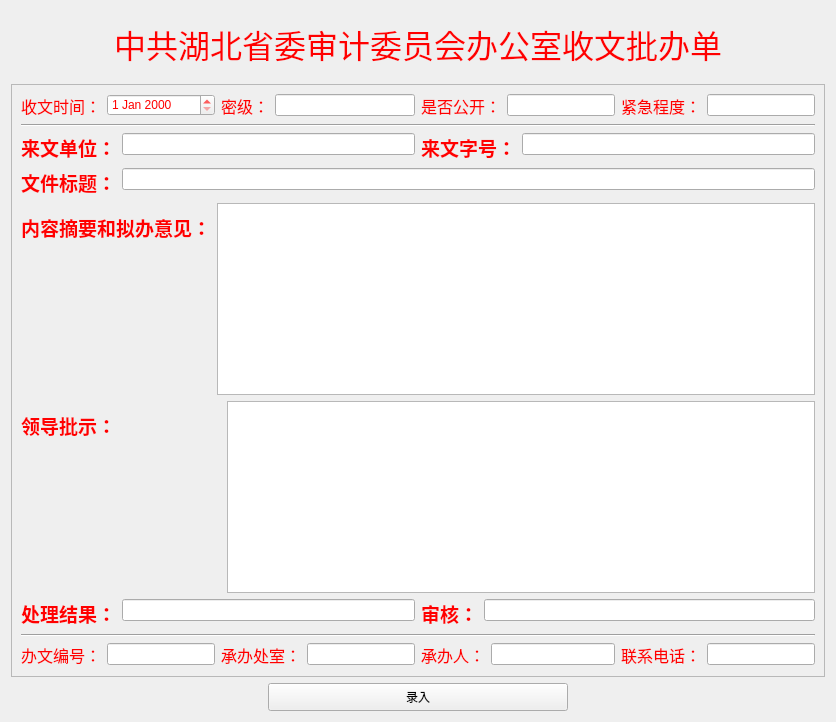
     <widget class="QWidget" name="page_relfile">
      <layout class="QGridLayout" name="gridLayout_7">
       <item row="0" column="0">
        <widget class="QWidget" name="widget" native="true">
         <layout class="QHBoxLayout" name="horizontalLayout_3">
          <item alignment="Qt::AlignHCenter">
           <widget class="QLabel" name="label">
            <property name="text">
             <string>&lt;html&gt;&lt;head/&gt;&lt;body&gt;&lt;p&gt;&lt;span style=&quot; font-size:24pt; color:#ff0000;&quot;&gt;                 中共湖北省委审计委员会办公室收文批办单&lt;/span&gt;&lt;/p&gt;&lt;/body&gt;&lt;/html&gt;</string>
            </property>
           </widget>
          </item>
         </layout>
        </widget>
       </item>
       <item row="1" column="0">
        <widget class="QFrame" name="frame">
         <property name="styleSheet">
          <string notr="true">color: rgb(255, 0, 0);</string>
         </property>
         <property name="frameShape">
          <enum>QFrame::StyledPanel</enum>
         </property>
         <property name="frameShadow">
          <enum>QFrame::Plain</enum>
         </property>
         <layout class="QGridLayout" name="gridLayout_3">
          <item row="0" column="0">
           <layout class="QFormLayout" name="formLayout">
            <item row="0" column="0">
             <widget class="QLabel" name="label_11">
              <property name="text">
               <string>&lt;html&gt;&lt;head/&gt;&lt;body&gt;&lt;p&gt;&lt;span style=&quot; font-size:12pt; color:#ff0000;&quot;&gt;收文时间：&lt;/span&gt;&lt;/p&gt;&lt;/body&gt;&lt;/html&gt;</string>
              </property>
             </widget>
            </item>
            <item row="0" column="1">
             <widget class="QDateEdit" name="dateEdit"/>
            </item>
           </layout>
          </item>
          <item row="0" column="1">
           <layout class="QFormLayout" name="formLayout_2">
            <item row="0" column="0">
             <widget class="QLabel" name="label_19">
              <property name="text">
               <string>&lt;html&gt;&lt;head/&gt;&lt;body&gt;&lt;p&gt;&lt;span style=&quot; font-size:12pt; color:#ff0000;&quot;&gt;密级：&lt;/span&gt;&lt;/p&gt;&lt;/body&gt;&lt;/html&gt;</string>
              </property>
             </widget>
            </item>
            <item row="0" column="1">
             <widget class="QLineEdit" name="lineEdit_6"/>
            </item>
           </layout>
          </item>
          <item row="0" column="2" colspan="2">
           <layout class="QFormLayout" name="formLayout_3">
            <item row="0" column="0">
             <widget class="QLabel" name="label_39">
              <property name="text">
               <string>&lt;html&gt;&lt;head/&gt;&lt;body&gt;&lt;p&gt;&lt;span style=&quot; font-size:12pt; color:#ff0000;&quot;&gt;是否公开：&lt;/span&gt;&lt;/p&gt;&lt;/body&gt;&lt;/html&gt;</string>
              </property>
             </widget>
            </item>
            <item row="0" column="1">
             <widget class="QLineEdit" name="lineEdit_7"/>
            </item>
           </layout>
          </item>
          <item row="0" column="4">
           <layout class="QFormLayout" name="formLayout_4">
            <item row="0" column="0">
             <widget class="QLabel" name="label_44">
              <property name="text">
               <string>&lt;html&gt;&lt;head/&gt;&lt;body&gt;&lt;p&gt;&lt;span style=&quot; font-size:12pt; color:#ff0000;&quot;&gt;紧急程度：&lt;/span&gt;&lt;/p&gt;&lt;/body&gt;&lt;/html&gt;</string>
              </property>
             </widget>
            </item>
            <item row="0" column="1">
             <widget class="QLineEdit" name="lineEdit_36"/>
            </item>
           </layout>
          </item>
          <item row="1" column="0" colspan="5">
           <widget class="Line" name="line_5">
            <property name="sizePolicy">
             <sizepolicy hsizetype="Expanding" vsizetype="Fixed">
              <horstretch>0</horstretch>
              <verstretch>0</verstretch>
             </sizepolicy>
            </property>
            <property name="orientation">
             <enum>Qt::Horizontal</enum>
            </property>
           </widget>
          </item>
          <item row="7" column="0" colspan="5">
           <widget class="Line" name="line_6">
            <property name="sizePolicy">
             <sizepolicy hsizetype="Expanding" vsizetype="Fixed">
              <horstretch>0</horstretch>
              <verstretch>0</verstretch>
             </sizepolicy>
            </property>
            <property name="orientation">
             <enum>Qt::Horizontal</enum>
            </property>
           </widget>
          </item>
          <item row="8" column="0">
           <layout class="QFormLayout" name="formLayout_12">
            <item row="0" column="0">
             <widget class="QLabel" name="label_37">
              <property name="text">
               <string>&lt;html&gt;&lt;head/&gt;&lt;body&gt;&lt;p&gt;&lt;span style=&quot; font-size:12pt; color:#ff0000;&quot;&gt;办文编号：&lt;/span&gt;&lt;/p&gt;&lt;/body&gt;&lt;/html&gt;</string>
              </property>
             </widget>
            </item>
            <item row="0" column="1">
             <widget class="QLineEdit" name="lineEdit_31"/>
            </item>
           </layout>
          </item>
          <item row="8" column="1">
           <layout class="QFormLayout" name="formLayout_13">
            <item row="0" column="0">
             <widget class="QLabel" name="label_42">
              <property name="text">
               <string>&lt;html&gt;&lt;head/&gt;&lt;body&gt;&lt;p&gt;&lt;span style=&quot; font-size:12pt; color:#ff0000;&quot;&gt;承办处室：&lt;/span&gt;&lt;/p&gt;&lt;/body&gt;&lt;/html&gt;</string>
              </property>
             </widget>
            </item>
            <item row="0" column="1">
             <widget class="QLineEdit" name="lineEdit_34"/>
            </item>
           </layout>
          </item>
          <item row="8" column="2" colspan="2">
           <layout class="QFormLayout" name="formLayout_14">
            <item row="0" column="0">
             <widget class="QLabel" name="label_38">
              <property name="text">
               <string>&lt;html&gt;&lt;head/&gt;&lt;body&gt;&lt;p&gt;&lt;span style=&quot; font-size:12pt; color:#ff0000;&quot;&gt;承办人：&lt;/span&gt;&lt;/p&gt;&lt;/body&gt;&lt;/html&gt;</string>
              </property>
             </widget>
            </item>
            <item row="0" column="1">
             <widget class="QLineEdit" name="lineEdit_32"/>
            </item>
           </layout>
          </item>
          <item row="8" column="4">
           <layout class="QFormLayout" name="formLayout_15">
            <item row="0" column="0">
             <widget class="QLabel" name="label_48">
              <property name="text">
               <string>&lt;html&gt;&lt;head/&gt;&lt;body&gt;&lt;p&gt;&lt;span style=&quot; font-size:12pt; color:#ff0000;&quot;&gt;联系电话：&lt;/span&gt;&lt;/p&gt;&lt;/body&gt;&lt;/html&gt;</string>
              </property>
             </widget>
            </item>
            <item row="0" column="1">
             <widget class="QLineEdit" name="lineEdit_39"/>
            </item>
           </layout>
          </item>
          <item row="4" column="0" colspan="5">
           <layout class="QFormLayout" name="formLayout_8">
            <item row="0" column="0">
             <widget class="QLabel" name="label_40">
              <property name="text">
               <string>&lt;html&gt;&lt;head/&gt;&lt;body&gt;&lt;p&gt;&lt;span style=&quot; font-size:14pt; font-weight:600; color:#ff0000;&quot;&gt;内容摘要和拟办意见：&lt;/span&gt;&lt;/p&gt;&lt;/body&gt;&lt;/html&gt;</string>
              </property>
             </widget>
            </item>
            <item row="0" column="1">
             <widget class="QTextEdit" name="textEdit"/>
            </item>
           </layout>
          </item>
          <item row="5" column="0" colspan="5">
           <layout class="QFormLayout" name="formLayout_9">
            <item row="0" column="0">
             <widget class="QLabel" name="label_46">
              <property name="minimumSize">
               <size>
                <width>200</width>
                <height>0</height>
               </size>
              </property>
              <property name="text">
               <string>&lt;html&gt;&lt;head/&gt;&lt;body&gt;&lt;p&gt;&lt;span style=&quot; font-size:14pt; font-weight:600; color:#ff0000;&quot;&gt;领导批示：&lt;/span&gt;&lt;/p&gt;&lt;/body&gt;&lt;/html&gt;</string>
              </property>
             </widget>
            </item>
            <item row="0" column="1">
             <widget class="QTextEdit" name="textEdit_5"/>
            </item>
           </layout>
          </item>
          <item row="6" column="0" colspan="2">
           <layout class="QFormLayout" name="formLayout_10">
            <item row="0" column="0">
             <widget class="QLabel" name="label_41">
              <property name="text">
               <string>&lt;html&gt;&lt;head/&gt;&lt;body&gt;&lt;p&gt;&lt;span style=&quot; font-size:14pt; font-weight:600; color:#ff0000;&quot;&gt;处理结果：&lt;/span&gt;&lt;/p&gt;&lt;/body&gt;&lt;/html&gt;</string>
              </property>
             </widget>
            </item>
            <item row="0" column="1">
             <widget class="QLineEdit" name="lineEdit_33"/>
            </item>
           </layout>
          </item>
          <item row="6" column="2" colspan="3">
           <layout class="QFormLayout" name="formLayout_11">
            <item row="0" column="0">
             <widget class="QLabel" name="label_36">
              <property name="text">
               <string>&lt;html&gt;&lt;head/&gt;&lt;body&gt;&lt;p&gt;&lt;span style=&quot; font-size:14pt; font-weight:600; color:#ff0000;&quot;&gt;审核：&lt;/span&gt;&lt;/p&gt;&lt;/body&gt;&lt;/html&gt;</string>
              </property>
             </widget>
            </item>
            <item row="0" column="1">
             <widget class="QLineEdit" name="lineEdit_30"/>
            </item>
           </layout>
          </item>
          <item row="2" column="0" colspan="2">
           <layout class="QFormLayout" name="formLayout_5">
            <item row="0" column="0">
             <widget class="QLabel" name="label_47">
              <property name="text">
               <string>&lt;html&gt;&lt;head/&gt;&lt;body&gt;&lt;p&gt;&lt;span style=&quot; font-size:14pt; font-weight:600; color:#ff0000;&quot;&gt;来文单位：&lt;/span&gt;&lt;/p&gt;&lt;/body&gt;&lt;/html&gt;</string>
              </property>
             </widget>
            </item>
            <item row="0" column="1">
             <widget class="QLineEdit" name="lineEdit_38"/>
            </item>
           </layout>
          </item>
          <item row="2" column="2" colspan="3">
           <layout class="QFormLayout" name="formLayout_6">
            <item row="0" column="0">
             <widget class="QLabel" name="label_45">
              <property name="text">
               <string>&lt;html&gt;&lt;head/&gt;&lt;body&gt;&lt;p&gt;&lt;span style=&quot; font-size:14pt; font-weight:600; color:#ff0000;&quot;&gt;来文字号：&lt;/span&gt;&lt;/p&gt;&lt;/body&gt;&lt;/html&gt;</string>
              </property>
             </widget>
            </item>
            <item row="0" column="1">
             <widget class="QLineEdit" name="lineEdit_37"/>
            </item>
           </layout>
          </item>
          <item row="3" column="0" colspan="5">
           <layout class="QFormLayout" name="formLayout_7">
            <item row="0" column="0">
             <widget class="QLabel" name="label_43">
              <property name="text">
               <string>&lt;html&gt;&lt;head/&gt;&lt;body&gt;&lt;p&gt;&lt;span style=&quot; font-size:14pt; font-weight:600; color:#ff0000;&quot;&gt;文件标题：&lt;/span&gt;&lt;/p&gt;&lt;/body&gt;&lt;/html&gt;</string>
              </property>
             </widget>
            </item>
            <item row="0" column="1">
             <widget class="QLineEdit" name="lineEdit_35"/>
            </item>
           </layout>
          </item>
         </layout>
        </widget>
       </item>
       <item row="2" column="0" alignment="Qt::AlignHCenter">
        <widget class="QPushButton" name="pushButton_3">
         <property name="minimumSize">
          <size>
           <width>300</width>
           <height>28</height>
          </size>
         </property>
         <property name="maximumSize">
          <size>
           <width>300</width>
           <height>16777215</height>
          </size>
         </property>
         <property name="text">
          <string>录入</string>
         </property>
        </widget>
       </item>
      </layout>
     </widget>
